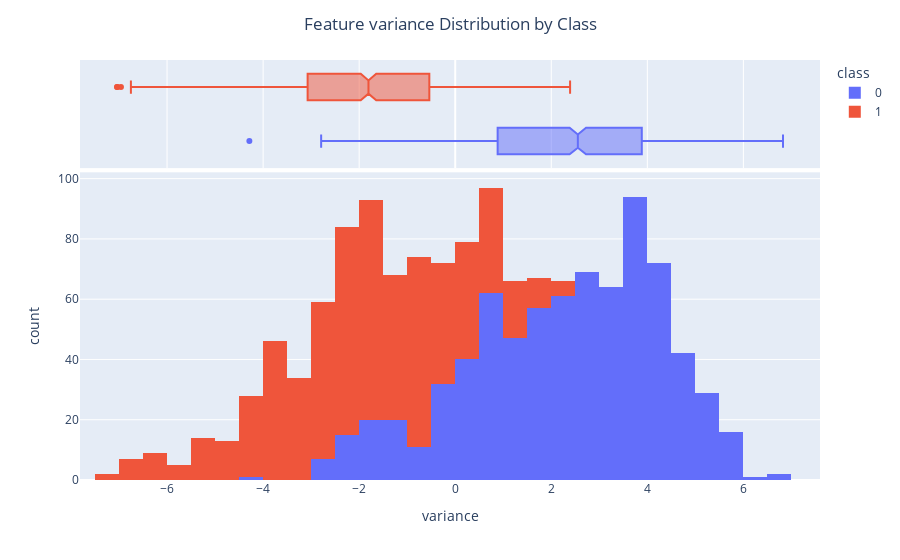
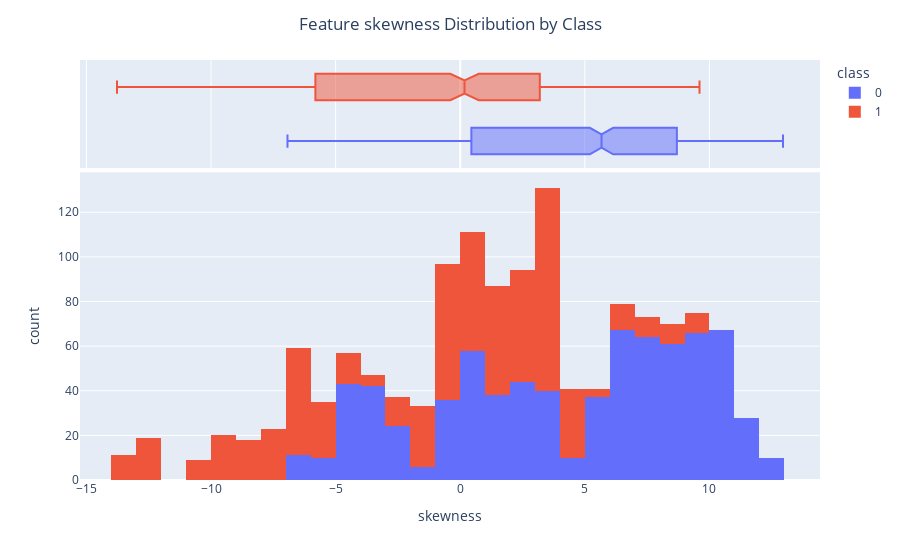
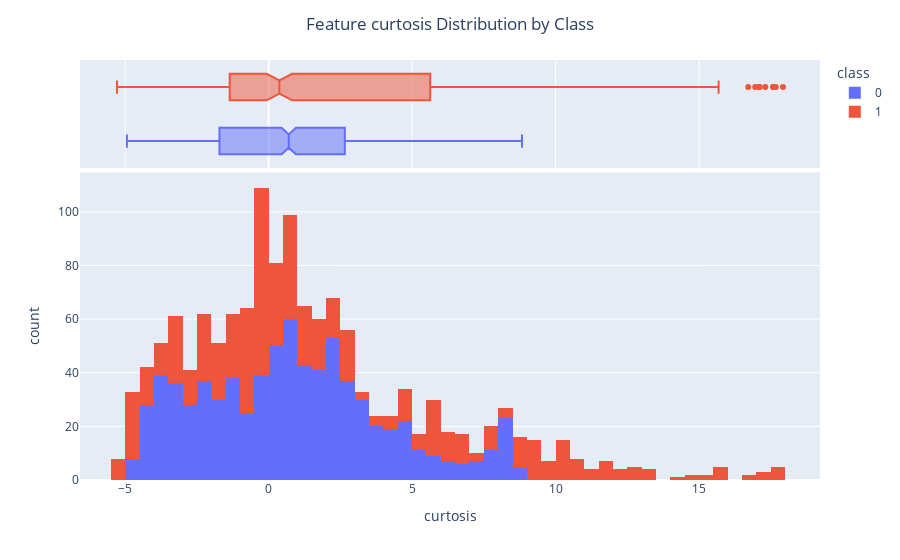
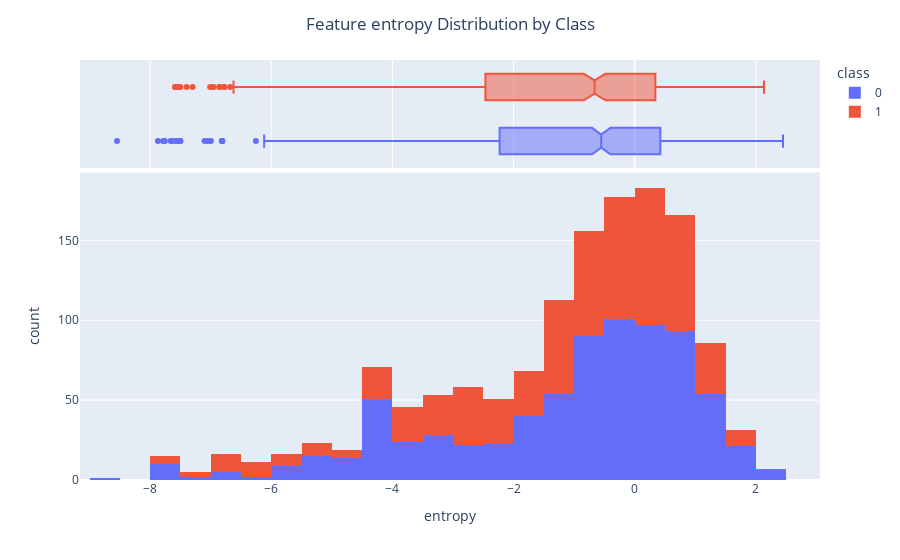

These figures' notebook cell, in order:
### Markdown cell above
### Distribution

### Code cell
# Plot distribution by class
for feat in df.columns:
    fig = px.histogram(df, x=feat, color='class', marginal='box')
    fig.update_layout(title_text=f'Feature {feat} Distribution by Class', title_x=0.5)
    fig.show()

### Figure 1 — Plotly figure (JSON) as saved in the notebook; plotly's stock layout.template omitted (floating-point values rounded to 4 significant figures; data arrays with more than 128 entries replaced by an {"elided": "..."} marker saying what was removed)
{"data": [{"alignmentgroup": "True", "bingroup": "x", "hovertemplate": "class=0<br>variance=%{x}<br>count=%{y}<extra></extra>", "legendgroup": "0", "marker": {"color": "#636efa", "pattern": {"shape": ""}}, "name": "0", "offsetgroup": "0", "orientation": "v", "showlegend": true, "type": "histogram", "x": {"elided": "762 float values"}, "xaxis": "x", "yaxis": "y"}, {"alignmentgroup": "True", "hovertemplate": "class=0<br>variance=%{x}<extra></extra>", "legendgroup": "0", "marker": {"color": "#636efa"}, "name": "0", "notched": true, "offsetgroup": "0", "showlegend": false, "type": "box", "x": {"elided": "762 float values"}, "xaxis": "x2", "yaxis": "y2"}, {"alignmentgroup": "True", "bingroup": "x", "hovertemplate": "class=1<br>variance=%{x}<br>count=%{y}<extra></extra>", "legendgroup": "1", "marker": {"color": "#EF553B", "pattern": {"shape": ""}}, "name": "1", "offsetgroup": "1", "orientation": "v", "showlegend": true, "type": "histogram", "x": {"elided": "610 float values"}, "xaxis": "x", "yaxis": "y"}, {"alignmentgroup": "True", "hovertemplate": "class=1<br>variance=%{x}<extra></extra>", "legendgroup": "1", "marker": {"color": "#EF553B"}, "name": "1", "notched": true, "offsetgroup": "1", "showlegend": false, "type": "box", "x": {"elided": "610 float values"}, "xaxis": "x2", "yaxis": "y2"}], "layout": {"barmode": "relative", "legend": {"title": {"text": "class"}, "tracegroupgap": 0}, "margin": {"t": 60}, "title": {"text": "Feature variance Distribution by Class", "x": 0.5}, "xaxis": {"anchor": "y", "domain": [0, 1], "title": {"text": "variance"}}, "xaxis2": {"anchor": "y2", "domain": [0, 1], "matches": "x", "showgrid": true, "showticklabels": false}, "yaxis": {"anchor": "x", "domain": [0, 0.7326], "title": {"text": "count"}}, "yaxis2": {"anchor": "x2", "domain": [0.7426, 1], "matches": "y2", "showgrid": false, "showline": false, "showticklabels": false, "ticks": ""}}}

### Figure 2 — Plotly figure (JSON) as saved in the notebook; plotly's stock layout.template omitted (floating-point values rounded to 4 significant figures; data arrays with more than 128 entries replaced by an {"elided": "..."} marker saying what was removed)
{"data": [{"alignmentgroup": "True", "bingroup": "x", "hovertemplate": "class=0<br>skewness=%{x}<br>count=%{y}<extra></extra>", "legendgroup": "0", "marker": {"color": "#636efa", "pattern": {"shape": ""}}, "name": "0", "offsetgroup": "0", "orientation": "v", "showlegend": true, "type": "histogram", "x": {"elided": "762 float values"}, "xaxis": "x", "yaxis": "y"}, {"alignmentgroup": "True", "hovertemplate": "class=0<br>skewness=%{x}<extra></extra>", "legendgroup": "0", "marker": {"color": "#636efa"}, "name": "0", "notched": true, "offsetgroup": "0", "showlegend": false, "type": "box", "x": {"elided": "762 float values"}, "xaxis": "x2", "yaxis": "y2"}, {"alignmentgroup": "True", "bingroup": "x", "hovertemplate": "class=1<br>skewness=%{x}<br>count=%{y}<extra></extra>", "legendgroup": "1", "marker": {"color": "#EF553B", "pattern": {"shape": ""}}, "name": "1", "offsetgroup": "1", "orientation": "v", "showlegend": true, "type": "histogram", "x": {"elided": "610 float values"}, "xaxis": "x", "yaxis": "y"}, {"alignmentgroup": "True", "hovertemplate": "class=1<br>skewness=%{x}<extra></extra>", "legendgroup": "1", "marker": {"color": "#EF553B"}, "name": "1", "notched": true, "offsetgroup": "1", "showlegend": false, "type": "box", "x": {"elided": "610 float values"}, "xaxis": "x2", "yaxis": "y2"}], "layout": {"barmode": "relative", "legend": {"title": {"text": "class"}, "tracegroupgap": 0}, "margin": {"t": 60}, "title": {"text": "Feature skewness Distribution by Class", "x": 0.5}, "xaxis": {"anchor": "y", "domain": [0, 1], "title": {"text": "skewness"}}, "xaxis2": {"anchor": "y2", "domain": [0, 1], "matches": "x", "showgrid": true, "showticklabels": false}, "yaxis": {"anchor": "x", "domain": [0, 0.7326], "title": {"text": "count"}}, "yaxis2": {"anchor": "x2", "domain": [0.7426, 1], "matches": "y2", "showgrid": false, "showline": false, "showticklabels": false, "ticks": ""}}}

### Figure 3 — Plotly figure (JSON) as saved in the notebook; plotly's stock layout.template omitted (floating-point values rounded to 4 significant figures; data arrays with more than 128 entries replaced by an {"elided": "..."} marker saying what was removed)
{"data": [{"alignmentgroup": "True", "bingroup": "x", "hovertemplate": "class=0<br>curtosis=%{x}<br>count=%{y}<extra></extra>", "legendgroup": "0", "marker": {"color": "#636efa", "pattern": {"shape": ""}}, "name": "0", "offsetgroup": "0", "orientation": "v", "showlegend": true, "type": "histogram", "x": {"elided": "762 float values"}, "xaxis": "x", "yaxis": "y"}, {"alignmentgroup": "True", "hovertemplate": "class=0<br>curtosis=%{x}<extra></extra>", "legendgroup": "0", "marker": {"color": "#636efa"}, "name": "0", "notched": true, "offsetgroup": "0", "showlegend": false, "type": "box", "x": {"elided": "762 float values"}, "xaxis": "x2", "yaxis": "y2"}, {"alignmentgroup": "True", "bingroup": "x", "hovertemplate": "class=1<br>curtosis=%{x}<br>count=%{y}<extra></extra>", "legendgroup": "1", "marker": {"color": "#EF553B", "pattern": {"shape": ""}}, "name": "1", "offsetgroup": "1", "orientation": "v", "showlegend": true, "type": "histogram", "x": {"elided": "610 float values"}, "xaxis": "x", "yaxis": "y"}, {"alignmentgroup": "True", "hovertemplate": "class=1<br>curtosis=%{x}<extra></extra>", "legendgroup": "1", "marker": {"color": "#EF553B"}, "name": "1", "notched": true, "offsetgroup": "1", "showlegend": false, "type": "box", "x": {"elided": "610 float values"}, "xaxis": "x2", "yaxis": "y2"}], "layout": {"barmode": "relative", "legend": {"title": {"text": "class"}, "tracegroupgap": 0}, "margin": {"t": 60}, "title": {"text": "Feature curtosis Distribution by Class", "x": 0.5}, "xaxis": {"anchor": "y", "domain": [0, 1], "title": {"text": "curtosis"}}, "xaxis2": {"anchor": "y2", "domain": [0, 1], "matches": "x", "showgrid": true, "showticklabels": false}, "yaxis": {"anchor": "x", "domain": [0, 0.7326], "title": {"text": "count"}}, "yaxis2": {"anchor": "x2", "domain": [0.7426, 1], "matches": "y2", "showgrid": false, "showline": false, "showticklabels": false, "ticks": ""}}}

### Figure 4 — Plotly figure (JSON) as saved in the notebook; plotly's stock layout.template omitted (floating-point values rounded to 4 significant figures; data arrays with more than 128 entries replaced by an {"elided": "..."} marker saying what was removed)
{"data": [{"alignmentgroup": "True", "bingroup": "x", "hovertemplate": "class=0<br>entropy=%{x}<br>count=%{y}<extra></extra>", "legendgroup": "0", "marker": {"color": "#636efa", "pattern": {"shape": ""}}, "name": "0", "offsetgroup": "0", "orientation": "v", "showlegend": true, "type": "histogram", "x": {"elided": "762 float values"}, "xaxis": "x", "yaxis": "y"}, {"alignmentgroup": "True", "hovertemplate": "class=0<br>entropy=%{x}<extra></extra>", "legendgroup": "0", "marker": {"color": "#636efa"}, "name": "0", "notched": true, "offsetgroup": "0", "showlegend": false, "type": "box", "x": {"elided": "762 float values"}, "xaxis": "x2", "yaxis": "y2"}, {"alignmentgroup": "True", "bingroup": "x", "hovertemplate": "class=1<br>entropy=%{x}<br>count=%{y}<extra></extra>", "legendgroup": "1", "marker": {"color": "#EF553B", "pattern": {"shape": ""}}, "name": "1", "offsetgroup": "1", "orientation": "v", "showlegend": true, "type": "histogram", "x": {"elided": "610 float values"}, "xaxis": "x", "yaxis": "y"}, {"alignmentgroup": "True", "hovertemplate": "class=1<br>entropy=%{x}<extra></extra>", "legendgroup": "1", "marker": {"color": "#EF553B"}, "name": "1", "notched": true, "offsetgroup": "1", "showlegend": false, "type": "box", "x": {"elided": "610 float values"}, "xaxis": "x2", "yaxis": "y2"}], "layout": {"barmode": "relative", "legend": {"title": {"text": "class"}, "tracegroupgap": 0}, "margin": {"t": 60}, "title": {"text": "Feature entropy Distribution by Class", "x": 0.5}, "xaxis": {"anchor": "y", "domain": [0, 1], "title": {"text": "entropy"}}, "xaxis2": {"anchor": "y2", "domain": [0, 1], "matches": "x", "showgrid": true, "showticklabels": false}, "yaxis": {"anchor": "x", "domain": [0, 0.7326], "title": {"text": "count"}}, "yaxis2": {"anchor": "x2", "domain": [0.7426, 1], "matches": "y2", "showgrid": false, "showline": false, "showticklabels": false, "ticks": ""}}}
